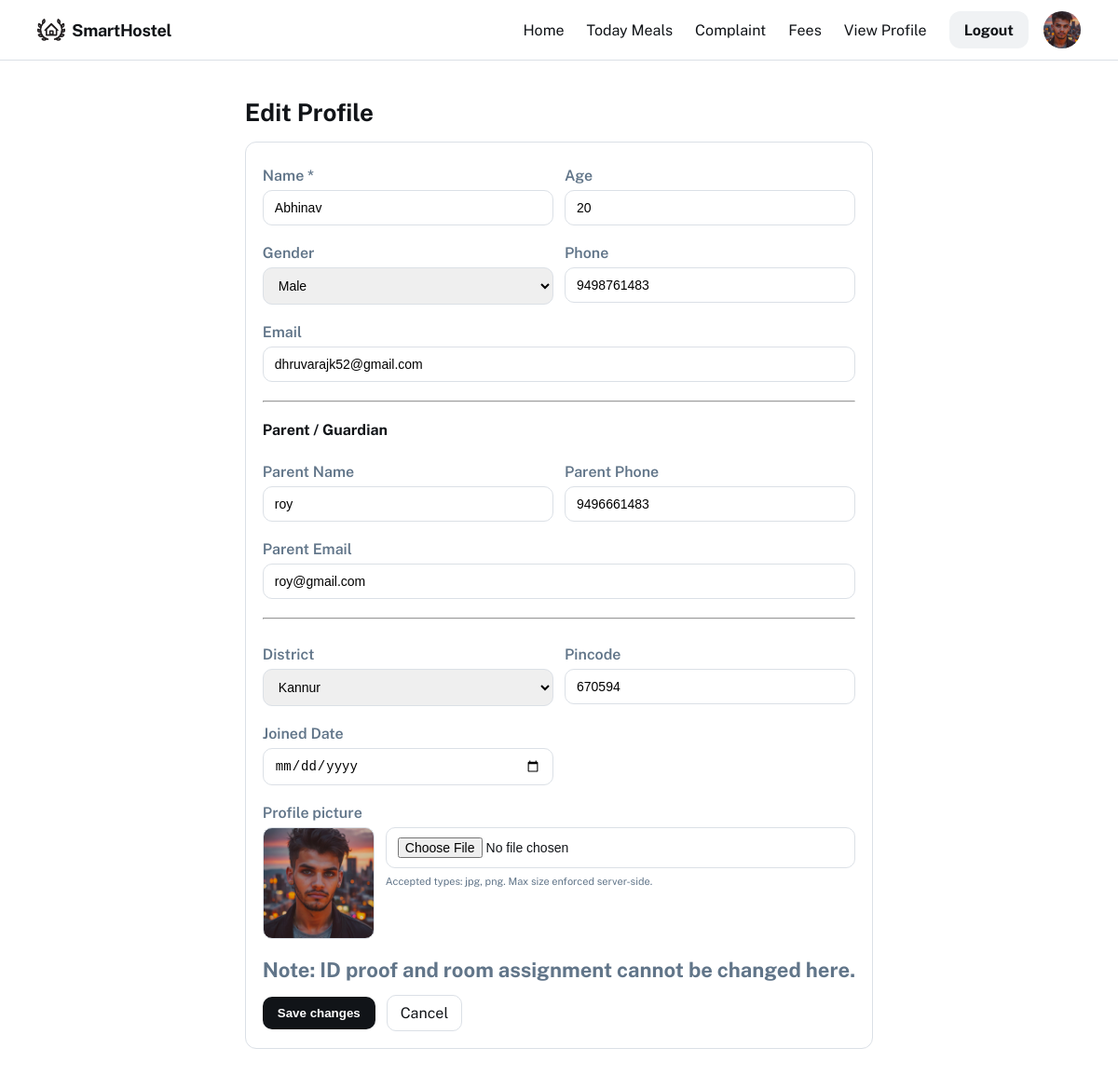
Page /profile/edit/ (signed in) on the committed database.
### student/models.py (models this page shows, shortened)
class Student(models.Model):
    GENDER_CHOICES = (
        ('Male', 'Male'),
        ('Female', 'Female'),
        ('Other', 'Other'),
    )
    DISTRICT_CHOICES = (
        ('Kasaragod', 'Kasaragod'),
        ('Kannur', 'Kannur'),
        ('Wayanad', 'Wayanad'),
        ('Kozhikode', 'Kozhikode'),
        ('Malappuram', 'Malappuram'),
        ('Palakkad', 'Palakkad'),
        ('Thrissur', 'Thrissur'),
        ('Ernakulam', 'Ernakulam'),
        ('Idukki', 'Idukki'),
        ('Kottayam', 'Kottayam'),
        ('Alappuzha', 'Alappuzha'),
        ('Pathanamthitta', 'Pathanamthitta'),
        ('Kollam', 'Kollam'),
        ('Thiruvananthapuram', 'Thiruvananthapuram'),
    )
    PROGRAMME_CHOICES = (
        ('BCA', 'BCA - Bachelor of Computer Applications'),
        ('BSC_CS', 'B.Sc Computer Science'),
        ('BSC_IT', 'B.Sc Information Technology'),
        ('BTECH_CS', 'B.Tech Computer Science & Engineering'),
        ('BTECH_IT', 'B.Tech Information Technology'),
        ('BTECH_EC', 'B.Tech Electronics & Communication'),
        ('BTECH_EE', 'B.Tech Electrical Engineering'),
        ('BTECH_ME', 'B.Tech Mechanical Engineering'),
        ('BTECH_CE', 'B.Tech Civil Engineering'),
        ('BTECH_AE', 'B.Tech Aeronautical Engineering'),
        ('MCA', 'MCA - Master of Computer Applications'),
        ('MSC_CS', 'M.Sc Computer Science'),
        ('MTECH_CS', 'M.Tech Computer Science & Engineering'),
        ('MTECH_IT', 'M.Tech Information Technology'),
        ('MTECH_EC', 'M.Tech Electronics & Communication'),
        ('MTECH_ME', 'M.Tech Mechanical Engineering'),
        ('MTECH_CE', 'M.Tech Civil Engineering'),
        ('MBA', 'MBA - Master of Business Administration'),
        ('DIP_CS', 'Diploma in Computer Science'),
        ('DIP_CE', 'Diploma in Civil Engineering'),
        ('DIP_ME', 'Diploma in Mechanical Engineering'),
        ('DIP_EE', 'Diploma in Electrical Engineering'),
    )
    student_id = models.AutoField(primary_key=True)
    name = models.CharField(max_length=100)
    age = models.PositiveIntegerField(null=True, blank=True)
    gender = models.CharField(max_length=6, choices=GENDER_CHOICES, null=True, blank=True)
    phone = models.CharField(max_length=20, null=True, blank=True)
    email = models.EmailField(max_length=150, null=True, blank=True)
    parent_name = models.CharField(max_length=100, null=True, blank=True)
    parent_phone = models.CharField(max_length=20, null=True, blank=True)
    parent_email = models.EmailField(max_length=150, null=True, blank=True)
    district = models.CharField(max_length=50, choices=DISTRICT_CHOICES, null=True, blank=True)
    programme = models.CharField(max_length=50, choices=PROGRAMME_CHOICES, null=True, blank=True)
    pincode = models.CharField(max_length=10, null=True, blank=True)
    profile_pic = models.FileField(upload_to='profile_pic/', null=True, blank=True)
    id_proof = models.FileField(upload_to='id_proofs/', null=True, blank=True)
    room = models.ForeignKey(Room, null=True, blank=True, on_delete=models.SET_NULL, related_name='students')
    joined_date = models.DateField(null=True, blank=True)
    login = models.ForeignKey(login, on_delete=models.CASCADE, default=1)

### student/views.py (the view, shortened to what this page needs)
# urls.py: path('profile/edit/', sv.edit_profile, name='profile_edit'),
@csrf_protect
def edit_profile(request):
    student = _get_student_from_session(request)
    if not student:
        messages.error(request, "Please login to edit your profile.")
        return redirect('login')
    errors = {}
    context = {
        'student': student,
        'errors': errors,
        'gender_choices': Student.GENDER_CHOICES,
        'district_choices': Student.DISTRICT_CHOICES,
    }
    return render(request, 'profile_edit.html', context)

### student/views.py (called while the page is built)
def _get_student_from_session(request):
    lid = request.session.get('sid')
    if not lid:
        return None
    return Student.objects.filter(login_id=lid).first()

### student/templates/profile_edit.html (shortened to what this page needs)
{% extends "home.html" %}
{% block content %}
{% load static %}
<!doctype html>
<html lang="en">
<head>
</head>
<body>
  <div class="page-wrap">
    <main class="container">
      <div class="page-title"><h2>Edit Profile</h2></div>
      <form method="post" enctype="multipart/form-data" class="card" novalidate>
        <div class="form-grid">
          <div>
            <label for="id_name">Name *</label>
            <input id="id_name" type="text" name="name" value="{{ student.name|default_if_none:'' }}">
          </div>
          <div>
            <label for="id_age">Age</label>
            <input id="id_age" type="number" name="age" value="{{ student.age|default_if_none:'' }}">
          </div>
          <div>
            <label for="id_gender">Gender</label>
            <select id="id_gender" name="gender">
              {% for val,label in gender_choices %}
                <option value="{{ val }}" {% if student.gender == val %}selected{% endif %}>{{ label }}</option>
              {% endfor %}
            </select>
          </div>
          <div>
            <label for="id_phone">Phone</label>
            <input id="id_phone" type="text" name="phone" value="{{ student.phone|default_if_none:'' }}">
          </div>
          <div class="full">
            <label for="id_email">Email</label>
            <input id="id_email" type="email" name="email" value="{{ student.email|default_if_none:'' }}">
          </div>
          <div class="full"><hr></div>
          <div class="full"><h3 style="margin:0 0 6px 0">Parent / Guardian</h3></div>
          <div>
            <label for="id_parent_name">Parent Name</label>
            <input id="id_parent_name" type="text" name="parent_name" value="{{ student.parent_name|default_if_none:'' }}">
          </div>
          <div>
            <label for="id_parent_phone">Parent Phone</label>
            <input id="id_parent_phone" type="text" name="parent_phone" value="{{ student.parent_phone|default_if_none:'' }}">
          </div>
          <div class="full">
            <label for="id_parent_email">Parent Email</label>
            <input id="id_parent_email" type="email" name="parent_email" value="{{ student.parent_email|default_if_none:'' }}">
          </div>
          <div class="full"><hr></div>
          <div>
            <label for="id_district">District</label>
            <select id="id_district" name="district">
              {% for val,label in district_choices %}
                <option value="{{ val }}" {% if student.district == val %}selected{% endif %}>{{ label }}</option>
              {% endfor %}
            </select>
          </div>
          <div>
            <label for="id_pincode">Pincode</label>
            <input id="id_pincode" type="text" name="pincode" value="{{ student.pincode|default_if_none:'' }}">
          </div>
          <div>
            <label for="id_joined">Joined Date</label>
            <input id="id_joined" type="date" name="joined_date" value="{{ student.joined_date|default_if_none:'' }}">
          </div>
          <div class="full">
            <label>Profile picture</label>
            <div class="row" style="align-items:flex-start;">
              {% if student.profile_pic %}
                <div id="currentPreview" class="preview" style="background-image:url('{{ student.profile_pic.url }}');"></div>
              {% else %}
                <div id="currentPreview" class="preview" style="background:#f8fafc;color:var(--muted)">No image</div>
              {% endif %}
              <div style="flex:1;">
                <input type="file" id="id_profile_pic" name="profile_pic" accept="image/*">
                <div class="note">Accepted types: jpg, png. Max size enforced server-side.</div>
              </div>
            </div>
          </div>
          <div class="full">
            <p class="note">Note: ID proof and room assignment cannot be changed here.</p>
          </div>
        </div>
        <div class="actions">
          <button class="btn-primary" type="submit">Save changes</button>
          <a class="btn-secondary" href="{% url 'profile_view' %}">Cancel</a>
        </div>
      </form>
    </main>
  </div>
</body>
</html>
{% endblock %}

### student/templates/home.html (shortened to what this page needs)
<!doctype html>
<html lang="en">
  <head>
  </head>
  <body>
    <div class="relative flex size-full min-h-screen flex-col bg-white group/design-root overflow-x-hidden" style='font-family: "Public Sans", "Noto Sans", sans-serif;'>
      <div class="layout-container flex h-full grow flex-col">
        <header>
          <div class="brand">
            <div class="size-4" aria-hidden="true">
            </div>
            <h2>SmartHostel</h2>
          </div>
          <nav class="desktop-nav">
            <div class="links" role="navigation" aria-label="main navigation" style=" display:contents">
              <a href="{% url 's_home' %}">Home</a>
              <a href="{% url 'meals_today' %}">Today Meals</a>
              <a href="{% url 'student_submit_complaint' %}">Complaint</a>
              <a href="{% url 'student_pay_page' %}">Fees</a>
              <a href="{% url 'profile_view' %}">View Profile</a>
            </div>
            <div class="user-actions">
              <a href="{% url 'logout' %}"><div class="btn-logout" role="button"><span>Logout</span></div></a>
              <a href="{% url 'profile_view' %}">
                <div class="avatar" style='background-image: url("{{ student.profile_pic.url }}");' aria-hidden="true"></div>
              </a>
            </div>
          </nav>
        </header>
        <div class="page-wrap">
          {% block content %}{% endblock %}
        </div>
      </div>
    </div>
  </body>
</html>

### student/templates/home.html (style rules this page uses)
* { -webkit-tap-highlight-color: transparent !important; }
:root { --bg: #ffffff; --muted: #617589; --text: #111418; --border: #dbe0e6; --surface: #f0f2f4; --accent: #111418; --radius-xl: 16px; --gap: 16px; --max-width: 960px; --container-padding-x: 40px; font-family: "Public Sans", "Noto Sans", system-ui, -apple-system, "Segoe UI", Roboto, "Helvetica Neue", Arial; }
* { box-sizing:border-box }
html,body { height:100%;margin:0;background:var(--bg);color:var(--text) }
a { text-decoration:none;color:inherit }
.size-full { width:100%; }
.min-h-screen { min-height:100vh }
.layout-container { display:flex;flex-direction:column;min-height:100vh }
header { display:flex;align-items:center;justify-content:space-between;padding:12px 40px;border-bottom:1px solid var(--border); }
header .brand { display:flex;align-items:center;gap:7px }
header .brand svg { width:30px;height:30px }
header h2 { font-size:18px;margin:0;font-weight:700;letter-spacing:-0.3px }
.btn-logout { display:inline-flex;align-items:center;justify-content:center;min-width:84px;height:40px;padding:0 16px;border-radius:12px;background:var(--surface);font-weight:700 }
.avatar { width:40px;height:40px;border-radius:999px;background-size:cover;background-position:center;flex-shrink:0 }
.page-wrap { padding:20px var(--container-padding-x);display:flex;justify-content:center }
h3 { margin:20px 0 8px 0;font-size:16px;font-weight:700 }
.card { flex:1;min-width:158px;border-radius:12px;padding:18px;border:1px solid var(--border) }
.card p:first-child { margin:0;font-weight:500 }
.card p:last-child { margin:8px 0 0 0;font-size:22px;font-weight:700 }
.size-4 { display: flex; }
.desktop-nav { display: flex; align-items: center; gap: 24px; }
.user-actions { display: flex; align-items: center; gap: 16px; }

### student/templates/profile_edit.html (style rules this page uses)
:root { --bg:#fff; --muted:#617589; --text:#111418; --border:#dbe0e6; --surface:#f0f2f4; --accent:#111418; --radius:12px; --pad-x:40px; --max-w:960px; font-family:"Public Sans","Noto Sans",system-ui,-apple-system,"Segoe UI",Roboto,Arial; }
* { box-sizing:border-box }
html,body { height:100%;margin:0;background:var(--bg);color:var(--text);-webkit-font-smoothing:antialiased }
a { color:inherit;text-decoration:none }
.brand { display:flex;align-items:center;gap:12px }
.page-wrap { padding:20px var(--pad-x);display:flex;justify-content:center }
.container { max-width:var(--max-w);width:100% }
.page-title { margin-bottom:16px }
.page-title h2 { font-size:26px;margin:0;font-weight:700 }
.card { background:#fff;border:1px solid var(--border);border-radius:12px;padding:18px }
.form-grid { display:grid;grid-template-columns:1fr 1fr;gap:12px }
.full { grid-column:1/-1 }
label { display:block;margin:8px 0 6px 0;color:var(--muted);font-weight:600 }
input[type="text"], input[type="email"], input[type="number"], input[type="date"], select, input[type="file"], input[type="password"] { width:100%;padding:10px 12px;border-radius:10px;border:1px solid var(--border);outline:none;font-size:14px; }
.note { font-size:11px;color:var(--muted);margin-top:8px }
.row { display:flex;gap:12px;align-items:center }
.preview { width:120px;height:120px;border-radius:10px;border:1px solid var(--border);background-position:center;background-size:cover;flex-shrink:0;display:flex;align-items:center;justify-content:center;color:var(--muted) }
.actions { display:flex;gap:12px;align-items:center;margin-top:14px }
.btn-primary { background:var(--accent);color:#fff;padding:10px 16px;border-radius:10px;border:none;font-weight:700;cursor:pointer }
.btn-secondary { background:transparent;border:1px solid var(--border);padding:9px 14px;border-radius:10px }
* { -webkit-tap-highlight-color: transparent !important; }

### rows in the picture
Student: profile_pic (picture), name "Abhinav", age "20", gender "Male", phone "9498761483", email "dhruvarajk52@gmail.com", parent_name "roy", parent_phone "9496661483", parent_email "roy@gmail.com", district "Kannur", pincode "670594"
